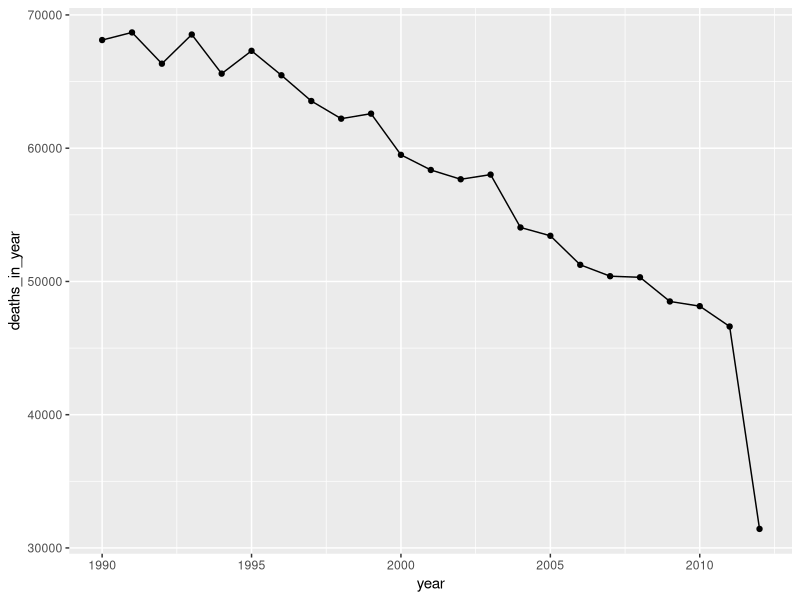
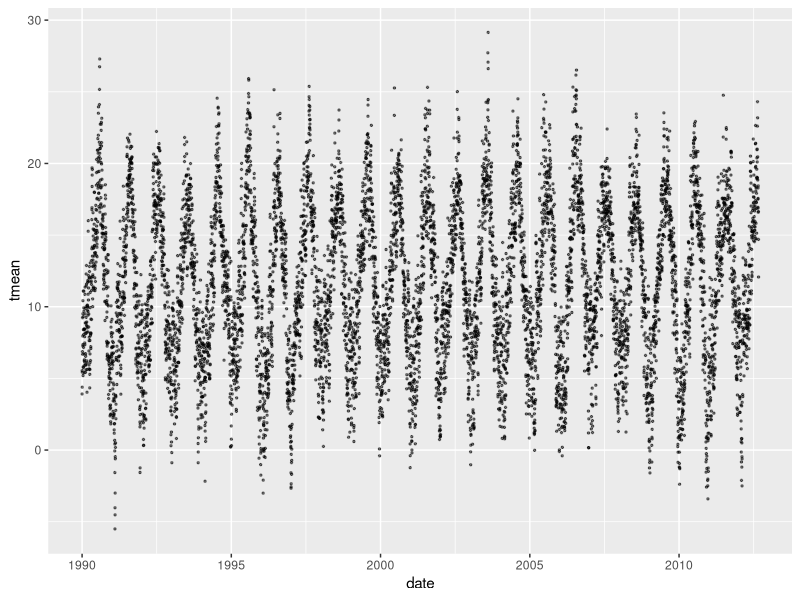
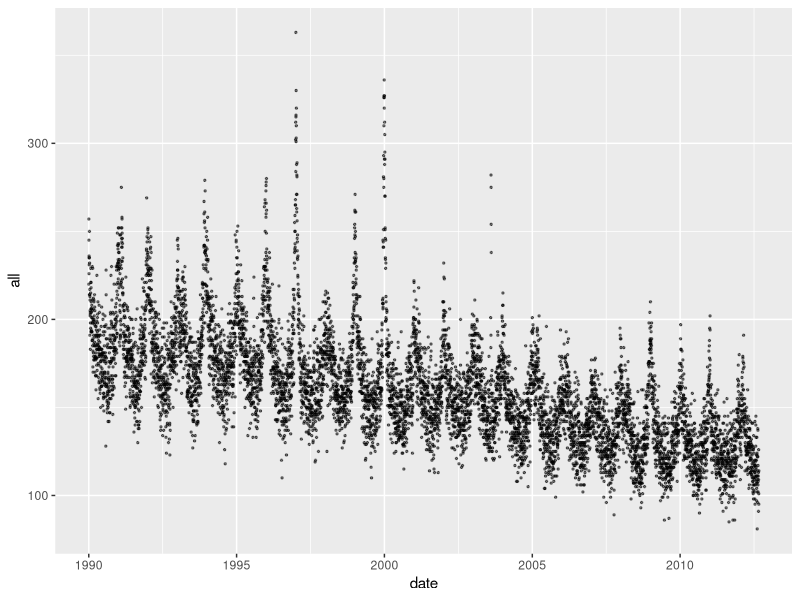
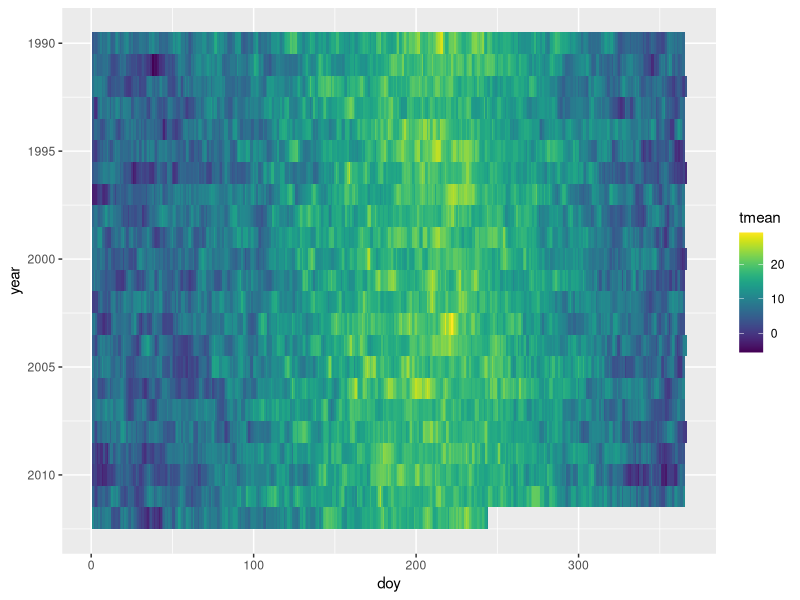
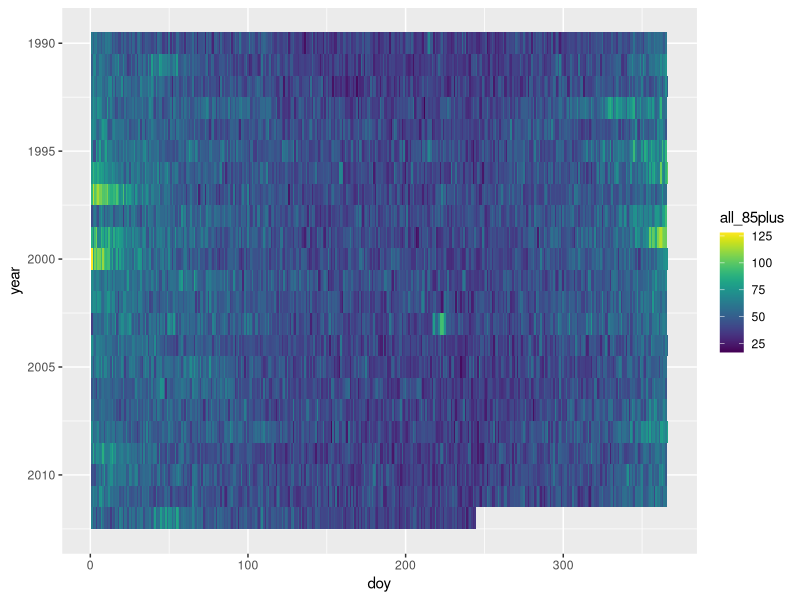
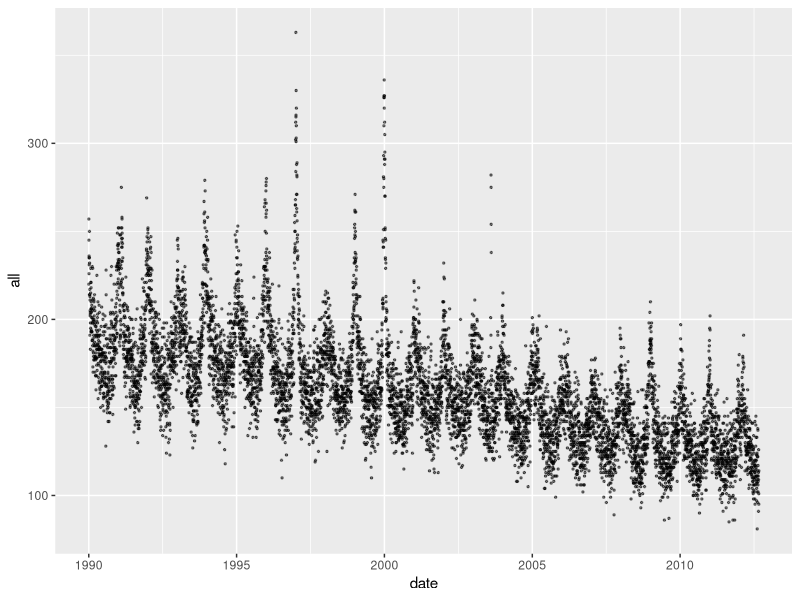
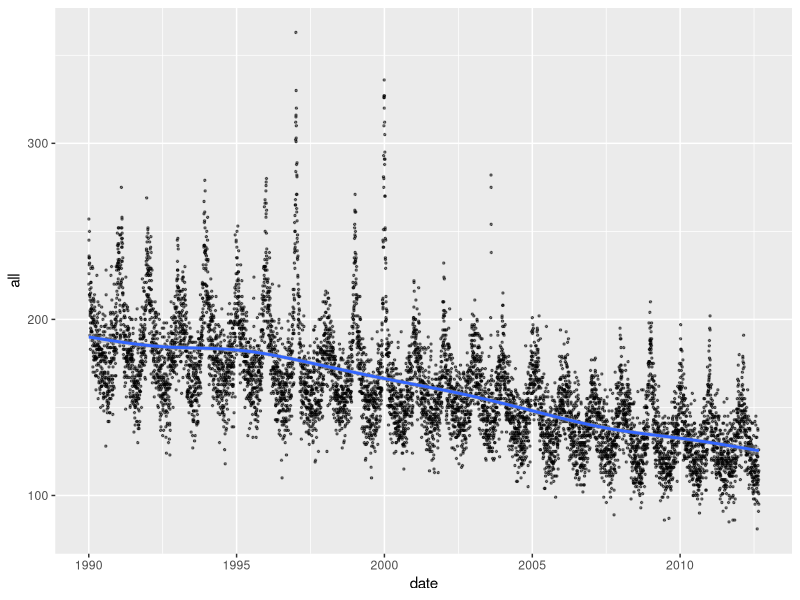
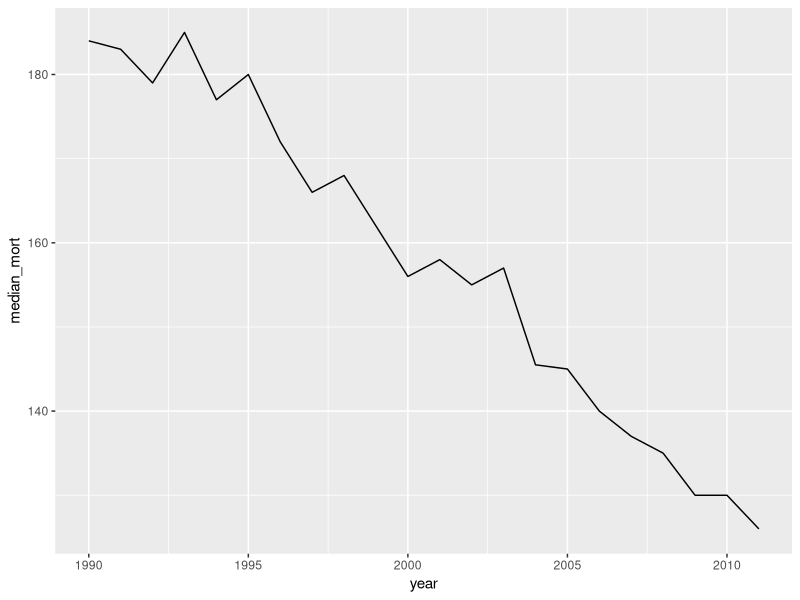

These figures' R source, in order:
## ---- chunk 1
library(tidyverse) # Loads all the tidyverse packages, including readr
obs <- read_csv("data/lndn_obs.csv")
obs
## ---- chunk 2
class(obs$date)
## ---- chunk 3
min(obs$date)
max(obs$date)
## ---- chunk 4
range(obs$date)
## ---- chunk 5
obs %>% 
  group_by(year) %>% 
  summarize(deaths_in_year = sum(all)) %>% 
  ggplot(aes(x = year, y = deaths_in_year)) +
  geom_line() +
  geom_point() 
## ---- chunk 6
summary(obs)
## ---- chunk 7
# Calculate number of days in study period
obs %>%            # Using piping (%>%) throughout to keep code clear
  pull(date) %>%   # Extract the `date` column as a vector
  range() %>%      # Take the range of dates (earliest and latest)
  diff()           # Calculate time difference from start to finish of study 

# Get number of observations in dataset---should be 1 more than time difference
obs %>% 
  nrow()
## ---- chunk 8
ggplot(obs, aes(x = date, y = tmean)) + 
  geom_point(alpha = 0.5, size = 0.5)
## ---- chunk 9
ggplot(obs, aes(x = date, y = all)) + 
  geom_point(alpha = 0.5, size = 0.5)
## ---- chunk 10
library(viridis)
ggplot(obs, aes(x = doy, y = year, fill = tmean)) + 
  geom_tile() +
  scale_y_reverse() + 
  scale_fill_viridis()
## ---- chunk 11
ggplot(obs, aes(x = doy, y = year, fill = all_85plus)) + 
  geom_tile() +
  scale_y_reverse() + 
  scale_fill_viridis()
## ---- chunk 12
ggplot(obs, aes(x = date, y = all)) + 
  geom_point(alpha = 0.5, size = 0.5)
## ---- chunk 13
ggplot(obs, aes(x = date, y = all)) + 
  geom_point(alpha = 0.5, size = 0.5) + 
  geom_smooth()
## ---- chunk 14
obs %>% 
  group_by(year) %>% 
  filter(year != 2012) %>% # Take out the last year
  summarize(median_mort = median(all)) %>% 
  ggplot(aes(x = year, y = median_mort)) +
  geom_line()
## ---- chunk 15
class(obs$dow)
## ---- chunk 16
library(lubridate)
obs <- obs %>% 
  mutate(dow = wday(date, label = TRUE))

class(obs$dow)
levels(obs$dow)
## ---- chunk 17
obs %>% 
  group_by(dow) %>% 
  summarize(mean(all), 
            median(all), 
            quantile(all, 0.25), 
            quantile(all, 0.75))
## ---- chunk 18
obs %>% 
  group_by(dow) %>% 
  summarize(mean(tmean), 
            median(tmean), 
            quantile(tmean, 0.25), 
            quantile(tmean, 0.75))
## ---- chunk 19
ggplot(obs, aes(x = wday(date, label = TRUE), y = all)) + 
  geom_boxplot()
## ---- chunk 20
ggplot(obs, aes(x = dow, y = all)) + 
  geom_violin(draw_quantiles = c(0.25, 0.5, 0.75))
## ---- chunk 21
mod_linear_reg <- glm(all ~ tmean, data = obs)
## ---- chunk 22
mod_linear_reg
## ---- chunk 23
summary(mod_linear_reg)
## ---- chunk 24
library(broom)
glance(mod_linear_reg)
## ---- chunk 25
tidy(mod_linear_reg)
## ---- chunk 26
augment(mod_linear_reg)
## ---- chunk 27
mod_linear_reg %>% 
  augment() %>% 
  ggplot(aes(x = tmean)) + 
  geom_point(aes(y = all), alpha = 0.4, size = 0.5) + 
  geom_line(aes(y = .fitted), color = "red") + 
  labs(x = "Mean daily temperature", y = "Expected mortality count")
## ---- chunk 28
mod_pois_reg <- glm(all ~ tmean, data = obs, family = "poisson")
## ---- chunk 29
summary(mod_pois_reg)
## ---- chunk 30
mod_pois_reg %>% 
  augment() %>% 
  ggplot(aes(x = tmean)) + 
  geom_point(aes(y = log(all)), alpha = 0.4, size = 0.5) + 
  geom_line(aes(y = .fitted), color = "red") + 
  labs(x = "Mean daily temperature", y = "Log(Expected mortality count)")
## ---- chunk 31
mod_pois_reg %>% 
  augment() %>% 
  ggplot(aes(x = tmean)) + 
  geom_point(aes(y = all), alpha = 0.4, size = 0.5) + 
  geom_line(aes(y = exp(.fitted)), color = "red") + 
  labs(x = "Mean daily temperature", y = "Expected mortality count")
## ---- chunk 32
# Extract the temperature coefficient from the model
tmean_coef <- mod_pois_reg %>% 
  tidy() %>% 
  filter(term == "tmean") %>% # Extract the row with the tmean estimates
  pull(estimate) # Extract just the point estimate

# Estimate of the log relative risk for a one-unit increase in temperature
tmean_coef 

# Estimate of the relative risk for a one-unit increase in temperature
exp(tmean_coef)
## ---- chunk 33
mod_ovdisp_reg <- glm(all ~ tmean, data = obs, family = "quasipoisson")
## ---- chunk 34
summary(mod_ovdisp_reg)
## ---- chunk 35
tidy(mod_pois_reg) %>% 
  filter(term == "tmean")
tidy(mod_ovdisp_reg) %>% 
  filter(term == "tmean")
## ---- chunk 36
mod_ctrl_dow <- glm(all ~ tmean + factor(dow, ordered = FALSE), 
                    data = obs, family = "quasipoisson")
## ---- chunk 37
summary(mod_ctrl_dow)
## ---- chunk 38
mod_ctrl_dow %>% 
  augment() %>% 
  ggplot(aes(x = tmean)) + 
  geom_point(aes(y = all), alpha = 0.4, size = 0.5) + 
  geom_line(aes(y = exp(.fitted)), color = "red") + 
  labs(x = "Mean daily temperature", y = "Expected mortality count")
## ---- chunk 39
mod_ctrl_dow %>% 
  augment() %>% 
  ggplot(aes(x = tmean)) + 
  geom_point(aes(y = all), alpha = 0.4, size = 0.5) + 
  geom_line(aes(y = exp(.fitted)), color = "red") + 
  labs(x = "Mean daily temperature", y = "Expected mortality count") + 
  facet_wrap(~ obs$dow)
